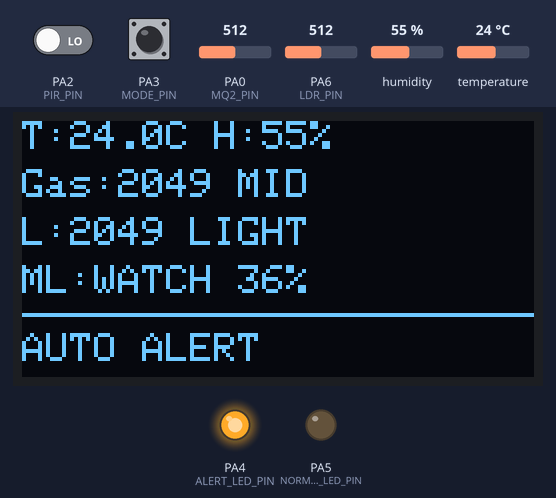
Simulated run of this sketch. Board: STM32 Blue Pill. Parts: 128×64 one-colour display, output pins drawn as LEDs (lit = HIGH). The inputs (shaded band) are chosen by the test bench; at power-on: PA0 (MQ2_PIN) = 512, PA2 (PIR_PIN) LOW, PA3 (MODE_PIN) HIGH, PA6 (LDR_PIN) = 512, humidity 55 %, temperature 24 °C. What the sketch prints to the serial monitor is not drawn.

Above: at 3.5 s.
3.6 s: PA0 (MQ2_PIN) set to 391
At 5.1 s:
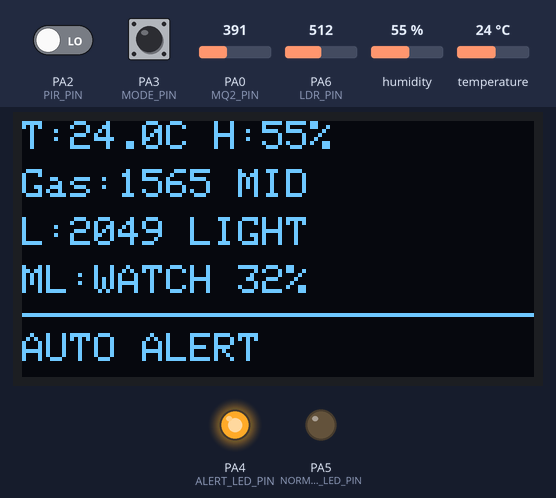
5.8 s: PA0 (MQ2_PIN) set to 367
At 6.8 s:
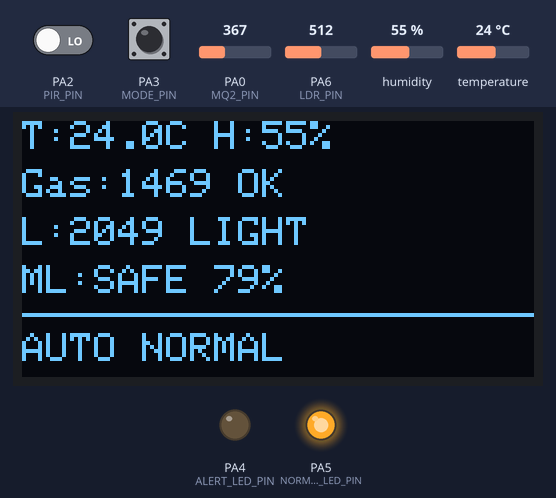
7.8 s: PA2 (PIR_PIN) driven HIGH
At 9.3 s:
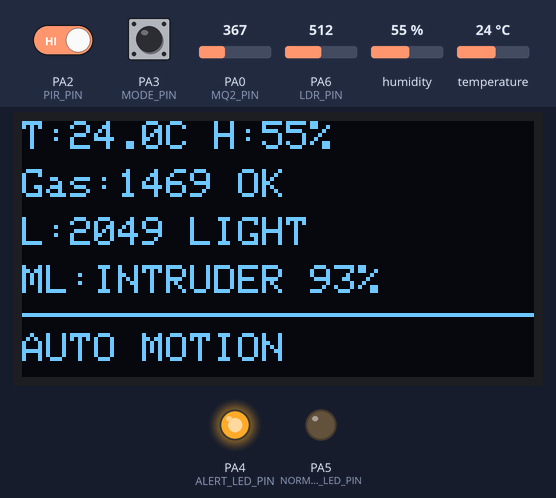
9.8 s: PA3 (MODE_PIN) pulled LOW for 0.15 s
At 11.0 s:
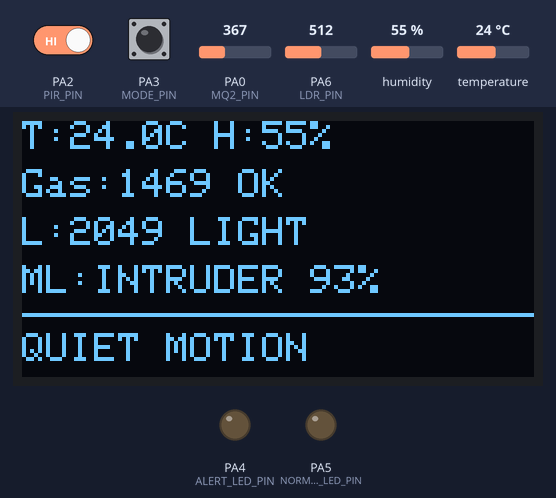
11.8 s: PA6 (LDR_PIN) set to 312
At 13.5 s:
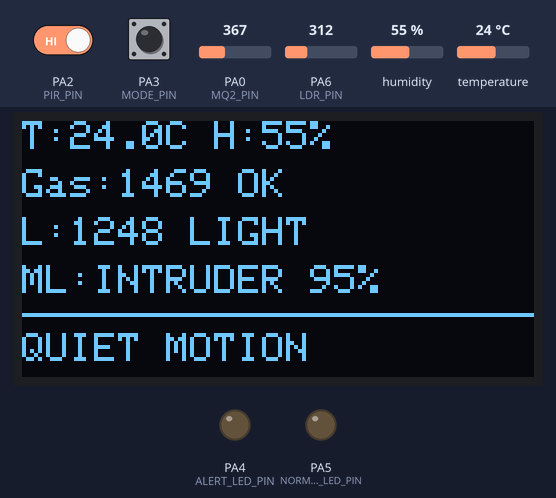
13.8 s: PA6 (LDR_PIN) set to 283
At 15.2 s:
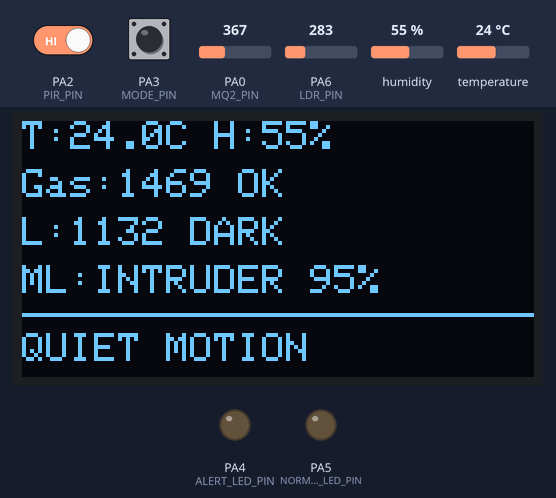
Timing chart, 0 to 16.8 s (numbered marks = the images above; inputs shaded):
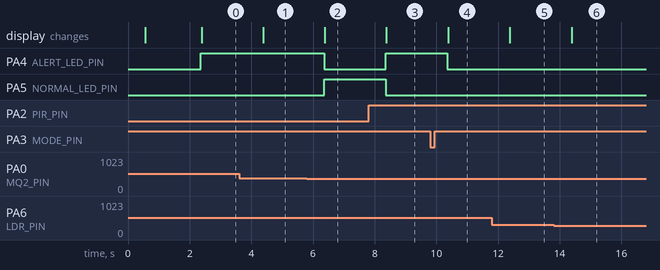

The sketch:

sketch.ino
```cpp
#include <Wire.h>
#include <DHT.h>
#include <Adafruit_GFX.h>
#include <Adafruit_SSD1306.h>
#include <math.h>
#include <string.h>

// ======================================================
// OLED configuration
// PB6 = SCL, PB7 = SDA
// ======================================================
#define SCREEN_WIDTH  128
#define SCREEN_HEIGHT 64
#define OLED_ADDRESS  0x3C
#define OLED_RESET    -1

Adafruit_SSD1306 display(
  SCREEN_WIDTH,
  SCREEN_HEIGHT,
  &Wire,
  OLED_RESET
);

// ======================================================
// Pin configuration - matches your diagram.json
// ======================================================
#define MQ2_PIN        PA0
#define DHT_PIN        PA1
#define PIR_PIN        PA2
#define MODE_PIN       PA3
#define ALERT_LED_PIN  PA4
#define NORMAL_LED_PIN PA5
#define LDR_PIN        PA6

#define DHT_TYPE       DHT22

DHT dht(DHT_PIN, DHT_TYPE);

// ======================================================
// Timing and threshold configuration
// ======================================================
const unsigned long SENSOR_INTERVAL = 2000;
const unsigned long DEBOUNCE_TIME = 250;

// The code scales ADC input to a 0-4095-style range.
// You can tune these thresholds after checking Serial Monitor.
const int GAS_WARNING_LEVEL = 1500;
const int GAS_DANGER_LEVEL  = 2500;

const int DARK_LEVEL        = 1200;
const float TEMP_WARNING    = 35.0;
const float TEMP_DANGER     = 42.0;

// MODE button:
// AUTO: alerts appear on red LED for WATCH/DANGER/INTRUDER.
// QUIET: OLED still shows ML results but red LED stays off.
bool quietMode = false;

bool oldButtonState = HIGH;
unsigned long lastButtonPressTime = 0;
unsigned long lastSensorReadTime = 0;

// ======================================================
// ML classifier output
// ======================================================
struct MLResult {
  const char* label;
  float confidence;
  float safeScore;
  float watchScore;
  float dangerScore;
  float intruderScore;
  bool alertRequired;
};

// ======================================================
// Utility methods
// ======================================================
float clamp01(float value) {
  if (value < 0.0f) return 0.0f;
  if (value > 1.0f) return 1.0f;
  return value;
}

float normalize(float value, float minimum, float maximum) {
  if (maximum <= minimum) return 0.0f;
  return clamp01((value - minimum) / (maximum - minimum));
}

// Convert both 10-bit and 12-bit readings to a consistent 0-4095 range.
int scaleADCTo4095(int rawValue) {
  if (rawValue <= 1023) {
    return map(rawValue, 0, 1023, 0, 4095);
  }

  return constrain(rawValue, 0, 4095);
}

// ======================================================
// TinyML safety inference model
//
// Features:
// xTemp     = normalized temperature
// xHumidity = normalized humidity
// xGas      = normalized MQ-2 signal
// xDark     = normalized darkness calculated from LDR
// xMotion   = PIR result: 0 = no motion, 1 = motion
//
// Output classes:
// SAFE, WATCH, DANGER, INTRUDER
// ======================================================
MLResult runTinyML(
  float temperature,
  float humidity,
  int gasLevel,
  int lightLevel,
  bool motionDetected
) {
  MLResult result;

  // Input feature normalization.
  float xTemp = normalize(temperature, 15.0f, 50.0f);
  float xHumidity = normalize(humidity, 20.0f, 95.0f);
  float xGas = normalize((float)gasLevel, 0.0f, 4095.0f);

  /*
    With this Wokwi LDR circuit, a lower ADC reading is treated as darker.
    If your Serial Monitor shows the opposite behavior, use:
    float xDark = normalize(lightLevel, 0.0f, 4095.0f);
  */
  float xDark = 1.0f - normalize((float)lightLevel, 0.0f, 4095.0f);

  float xMotion = motionDetected ? 1.0f : 0.0f;

  // Normal temperature around 25 C produces a larger safe contribution.
  float xNormalTemperature =
    1.0f - clamp01(fabs(temperature - 25.0f) / 18.0f);

  // Compact one-layer neural/weighted classifier scores.
  result.safeScore =
    xNormalTemperature * 0.32f +
    (1.0f - xGas) * 0.30f +
    (1.0f - xDark) * 0.13f +
    (1.0f - xMotion) * 0.20f +
    (1.0f - xHumidity) * 0.05f;

  result.watchScore =
    xTemp * 0.23f +
    xGas * 0.28f +
    xDark * 0.20f +
    xHumidity * 0.12f +
    xMotion * 0.17f;

  result.dangerScore =
    xGas * 0.52f +
    xTemp * 0.30f +
    xDark * 0.10f +
    xHumidity * 0.08f;

  result.intruderScore =
    xMotion * 0.88f +
    xDark * 0.08f +
    xGas * 0.02f +
    xTemp * 0.02f;

  result.safeScore = clamp01(result.safeScore);
  result.watchScore = clamp01(result.watchScore);
  result.dangerScore = clamp01(result.dangerScore);
  result.intruderScore = clamp01(result.intruderScore);

  // Hard safety thresholds override ambiguous model scores.
  bool dangerousGas = gasLevel >= GAS_DANGER_LEVEL;
  bool dangerousTemperature = temperature >= TEMP_DANGER;

  if (motionDetected) {
    result.label = "INTRUDER";
    result.confidence = result.intruderScore;
    result.alertRequired = true;
    return result;
  }

  if (dangerousGas || dangerousTemperature || result.dangerScore >= 0.65f) {
    result.label = "DANGER";
    result.confidence = result.dangerScore;

    if (result.confidence < 0.70f) {
      result.confidence = 0.70f;
    }

    result.alertRequired = true;
    return result;
  }

  if (temperature >= TEMP_WARNING ||
      gasLevel >= GAS_WARNING_LEVEL ||
      lightLevel <= DARK_LEVEL ||
      result.watchScore >= 0.40f) {
    result.label = "WATCH";
    result.confidence = result.watchScore;
    result.alertRequired = true;
    return result;
  }

  result.label = "SAFE";
  result.confidence = result.safeScore;
  result.alertRequired = false;

  return result;
}

// ======================================================
// OLED display functions
// ======================================================
void showStartupScreen() {
  display.clearDisplay();
  display.setTextColor(SSD1306_WHITE);

  display.setTextSize(2);
  display.setCursor(13, 3);
  display.println("PROJECT 3");

  display.setTextSize(1);
  display.setCursor(8, 29);
  display.println("TinyML Safety AI");

  display.setCursor(5, 47);
  display.println("Loading sensors...");
  display.display();
}

void showDashboard(
  float temperature,
  float humidity,
  int gasLevel,
  int lightLevel,
  bool motionDetected,
  const MLResult& ml
) {
  display.clearDisplay();
  display.setTextColor(SSD1306_WHITE);
  display.setTextSize(1);

  // Line 1: DHT22
  display.setCursor(0, 0);
  display.print("T:");
  display.print(temperature, 1);
  display.print("C H:");
  display.print(humidity, 0);
  display.println("%");

  // Line 2: MQ-2
  display.setCursor(0, 12);
  display.print("Gas:");
  display.print(gasLevel);

  if (gasLevel >= GAS_DANGER_LEVEL) {
    display.println(" HIGH");
  } else if (gasLevel >= GAS_WARNING_LEVEL) {
    display.println(" MID");
  } else {
    display.println(" OK");
  }

  // Line 3: LDR and PIR
  display.setCursor(0, 24);
  display.print("L:");
  display.print(lightLevel);
  display.print(lightLevel <= DARK_LEVEL ? " DARK" : " LIGHT");

  // Line 4: ML classification
  display.setCursor(0, 36);
  display.print("ML:");
  display.print(ml.label);
  display.print(" ");
  display.print(ml.confidence * 100.0f, 0);
  display.println("%");

  // Bottom line: mode and active status
  display.drawLine(0, 48, 127, 48, SSD1306_WHITE);
  display.setCursor(0, 53);

  if (quietMode) {
    display.print("QUIET ");
  } else {
    display.print("AUTO ");
  }

  if (motionDetected) {
    display.println("MOTION");
  } else if (ml.alertRequired) {
    display.println("ALERT");
  } else {
    display.println("NORMAL");
  }

  display.display();
}

// ======================================================
// LED output functions
// ======================================================
void updateLEDs(const MLResult& ml) {
  bool alertLEDOn = ml.alertRequired && !quietMode;
  bool normalLEDOn = !ml.alertRequired;

  digitalWrite(ALERT_LED_PIN, alertLEDOn ? HIGH : LOW);
  digitalWrite(NORMAL_LED_PIN, normalLEDOn ? HIGH : LOW);
}

// ======================================================
// MODE pushbutton control
// PA3 uses INPUT_PULLUP:
//
// Not pressed = HIGH
// Pressed = LOW
// ======================================================
void handleModeButton() {
  bool currentButtonState = digitalRead(MODE_PIN);

  if (oldButtonState == HIGH &&
      currentButtonState == LOW &&
      millis() - lastButtonPressTime >= DEBOUNCE_TIME) {

    quietMode = !quietMode;
    lastButtonPressTime = millis();

    Serial.print("Mode changed to: ");
    Serial.println(quietMode ? "QUIET" : "AUTO");
  }

  oldButtonState = currentButtonState;
}

// ======================================================
// Serial Monitor output
// ======================================================
void printReadings(
  float temperature,
  float humidity,
  int gasLevel,
  int lightLevel,
  bool motionDetected,
  const MLResult& ml
) {
  Serial.println("------------------------------------------------");

  Serial.print("Temperature: ");
  Serial.print(temperature, 1);
  Serial.println(" C");

  Serial.print("Humidity: ");
  Serial.print(humidity, 1);
  Serial.println(" %");

  Serial.print("MQ-2 gas ADC: ");
  Serial.println(gasLevel);

  Serial.print("LDR light ADC: ");
  Serial.println(lightLevel);

  Serial.print("PIR motion: ");
  Serial.println(motionDetected ? "DETECTED" : "NO");

  Serial.print("TinyML classification: ");
  Serial.println(ml.label);

  Serial.print("Confidence: ");
  Serial.print(ml.confidence * 100.0f, 1);
  Serial.println("%");

  Serial.print("Scores [safe/watch/danger/intruder]: ");
  Serial.print(ml.safeScore, 2);
  Serial.print(" / ");
  Serial.print(ml.watchScore, 2);
  Serial.print(" / ");
  Serial.print(ml.dangerScore, 2);
  Serial.print(" / ");
  Serial.println(ml.intruderScore, 2);

  Serial.print("System mode: ");
  Serial.println(quietMode ? "QUIET" : "AUTO");

  Serial.print("Red ALERT LED: ");
  Serial.println((ml.alertRequired && !quietMode) ? "ON" : "OFF");

  Serial.print("Green NORMAL LED: ");
  Serial.println(ml.alertRequired ? "OFF" : "ON");
}

// ======================================================
// Setup
// ======================================================
void setup() {
  Serial.begin(115200);
  delay(500);

  // OLED I2C uses PB6 (SCL) and PB7 (SDA).
  Wire.begin();

  pinMode(PIR_PIN, INPUT);
  pinMode(MODE_PIN, INPUT_PULLUP);

  pinMode(ALERT_LED_PIN, OUTPUT);
  pinMode(NORMAL_LED_PIN, OUTPUT);

  digitalWrite(ALERT_LED_PIN, LOW);
  digitalWrite(NORMAL_LED_PIN, LOW);

  dht.begin();

  if (!display.begin(SSD1306_SWITCHCAPVCC, OLED_ADDRESS)) {
    Serial.println("ERROR: SSD1306 OLED not detected.");

    while (true) {
      delay(100);
    }
  }

  showStartupScreen();
  delay(1800);

  Serial.println("==============================================");
  Serial.println("Project 3 - Blue Pill TinyML Monitor");
  Serial.println("Sensors: MQ-2, DHT22, PIR, LDR");
  Serial.println("Outputs: OLED, Red Alert LED, Green Normal LED");
  Serial.println("==============================================");
}

// ======================================================
// Main application loop
// ======================================================
void loop() {
  handleModeButton();

  if (millis() - lastSensorReadTime < SENSOR_INTERVAL) {
    return;
  }

  lastSensorReadTime = millis();

  // Read DHT22.
  float humidity = dht.readHumidity();
  float temperature = dht.readTemperature();

  // Read MQ-2 and LDR analog outputs.
  int gasRaw = analogRead(MQ2_PIN);
  int ldrRaw = analogRead(LDR_PIN);

  // Normalize potentially 10-bit readings to 0-4095.
  int gasLevel = scaleADCTo4095(gasRaw);
  int lightLevel = scaleADCTo4095(ldrRaw);

  // Read PIR output.
  bool motionDetected = digitalRead(PIR_PIN) == HIGH;

  // Prevent invalid temperature/humidity values from reaching the ML model.
  if (isnan(temperature) || isnan(humidity)) {
    Serial.println("WARNING: DHT22 read failed. Applying default values.");

    temperature = 25.0f;
    humidity = 50.0f;
  }

  // Run on-device TinyML inference.
  MLResult ml = runTinyML(
    temperature,
    humidity,
    gasLevel,
    lightLevel,
    motionDetected
  );

  // Update circuit outputs and screen.
  updateLEDs(ml);

  showDashboard(
    temperature,
    humidity,
    gasLevel,
    lightLevel,
    motionDetected,
    ml
  );

  printReadings(
    temperature,
    humidity,
    gasLevel,
    lightLevel,
    motionDetected,
    ml
  );
}
```

Measured:
- the behaviour switches between 375 and 374 on PA0 (MQ2_PIN) (found by bisection; images 1 and 2)
- the behaviour switches between 301 and 300 on PA6 (LDR_PIN) (found by bisection; images 5 and 6)
- after the input at 3.6 s, the display: changes after 0.78 s (image 1)
- after the input at 5.8 s, PA4 (ALERT_LED_PIN): HIGH → LOW after 0.56 s; PA5 (NORMAL_LED_PIN): LOW → HIGH after 0.56 s; the display: changes after 0.59 s (image 2)
- after the input at 7.8 s, PA4 (ALERT_LED_PIN): LOW → HIGH after 0.56 s; PA5 (NORMAL_LED_PIN): HIGH → LOW after 0.56 s; the display: changes after 0.58 s (image 3)
- after the input at 9.8 s, PA4 (ALERT_LED_PIN): HIGH → LOW after 0.56 s; the display: changes after 0.59 s (image 4)
- after the input at 11.8 s, the display: changes after 0.58 s (image 5)
- after the input at 13.8 s, the display: changes after 0.59 s (image 6)
